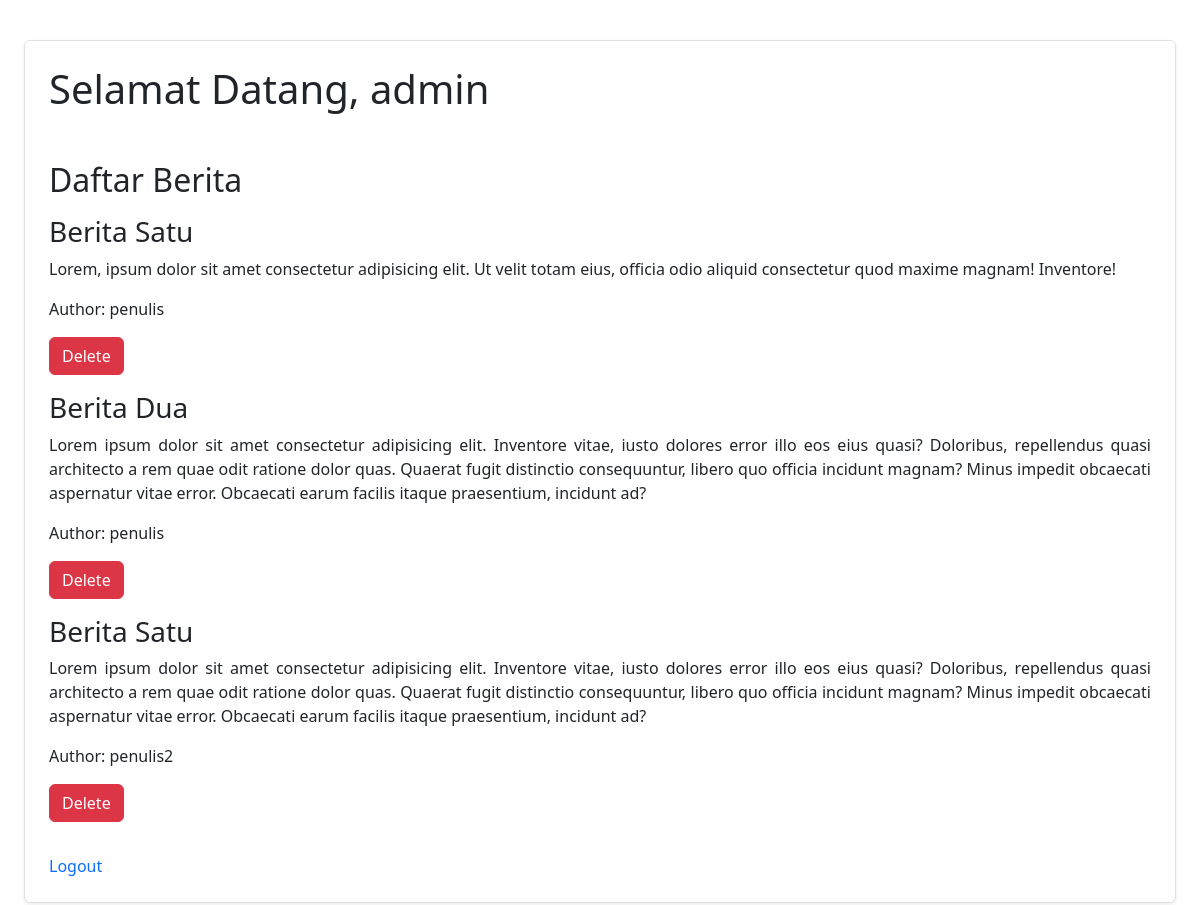
Page /index.php (signed in) on the earlier database version.
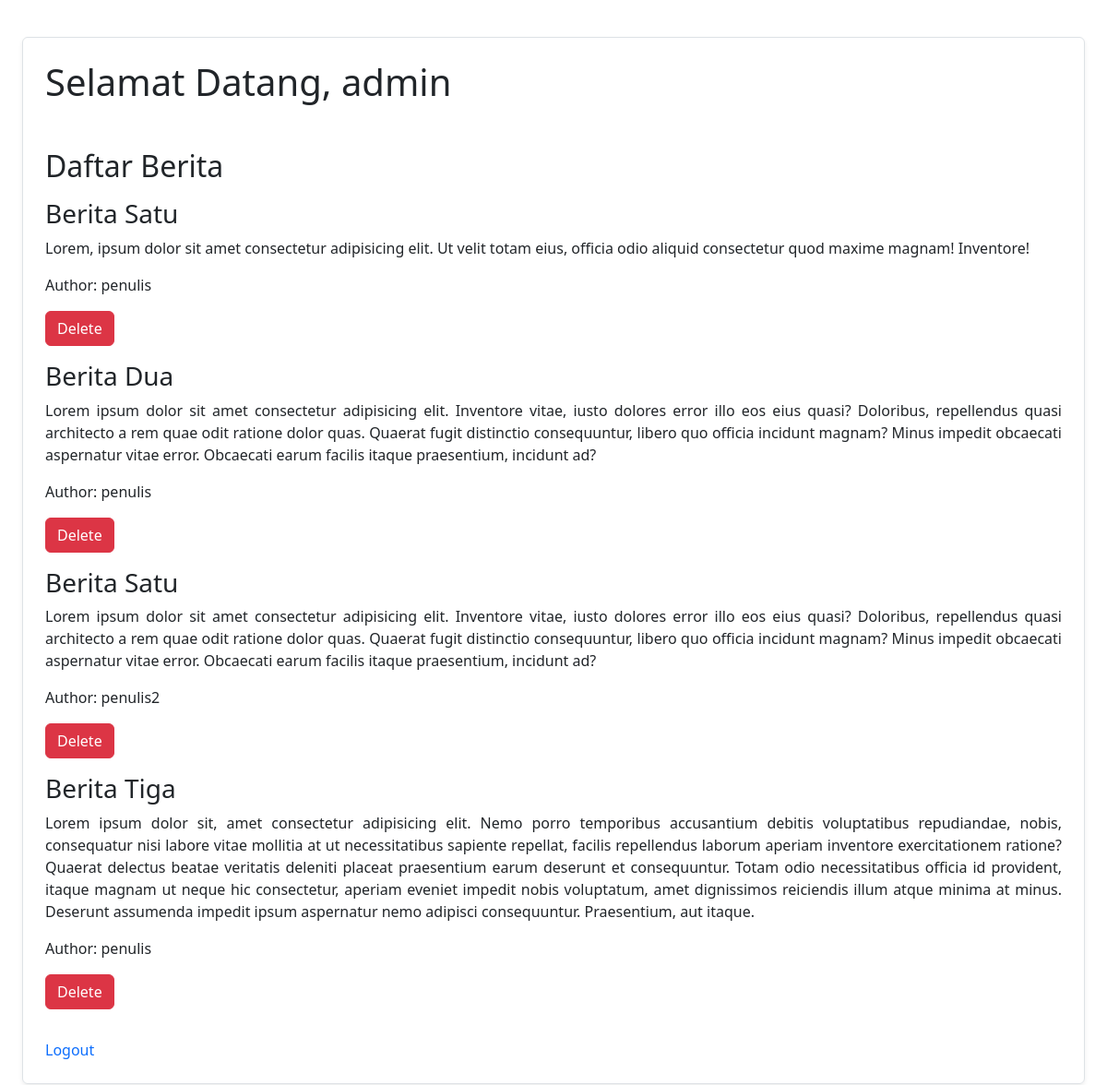
Same page on the later database version.
### tables this page shows
CREATE TABLE `news` (
  `id` int NOT NULL,
  `title` varchar(255) NOT NULL,
  `content` text NOT NULL,
  `author_id` int DEFAULT NULL
);

CREATE TABLE `users` (
  `id` int NOT NULL,
  `username` varchar(50) NOT NULL,
  `password` varchar(255) NOT NULL,
  `role` enum('admin','penulis') NOT NULL
);

### index.php (the view, shortened to what this page needs)
<?php
include 'koneksi.php';
if ($_SESSION['role'] == 'penulis') {
    $author_id = $_SESSION['user_id'];
    $news_query = "SELECT news.id, news.title, news.content, users.username AS author
                   FROM news
                   JOIN users ON news.author_id = users.id
                   WHERE news.author_id = $author_id";
} else {
    $news_query = "SELECT news.id, news.title, news.content, users.username AS author
                   FROM news
                   JOIN users ON news.author_id = users.id";
}
$news_result = $conn->query($news_query);
?>
<!DOCTYPE html>
<html lang="en">
<head>
    <link href="https://cdn.jsdelivr.net/npm/bootstrap@5.3.3/dist/css/bootstrap.min.css" rel="stylesheet">
</head>
<body class="p-4">
    <div class="p-4 border rounded shadow-sm mt-3">
        <h1>Selamat Datang, <?= $_SESSION['username']; ?></h1>
        <h2 class="mt-5 mb-3">Daftar Berita</h2>
        <ul class="list-unstyled">
            <?php while ($news_item = $news_result->fetch_assoc()): ?>
                <li>
                    <h3><?= htmlspecialchars($news_item['title']); ?></h3>
                    <p style="text-align: justify;"><?= nl2br(htmlspecialchars($news_item['content'])); ?></p>
                    <p>Author: <?= htmlspecialchars($news_item['author']); ?></p>
                    <?php if ($_SESSION['role'] == 'admin'): ?>
                        <a href="index.php?delete=<?= $news_item['id']; ?>" class="btn btn-danger mb-3">Delete</a>
                    <?php endif; ?>
                </li>
            <?php endwhile; ?>
        </ul>
        <a href="logout.php" class="text-decoration-none">Logout</a>
    </div>
</body>
</html>

Differences in the rows shown:
added news: title "Berita Tiga", content "Lorem ipsum dolor sit, amet consectetur adipisicing elit. Nemo porro temporibus accusantium debitis voluptatibus repudiandae, nobis, consequatur nisi labore vitae mollitia at ut necessitatibus sapiente repellat, facilis repellendus laborum aperiam inventore exercitationem ratione? Quaerat delectus beatae veritatis deleniti placeat praesentium earum deserunt et consequuntur. Totam odio necessitatibus officia id provident, itaque magnam ut neque hic consectetur, aperiam eveniet impedit nobis voluptatum, amet dignissimos reiciendis illum atque minima at minus. Deserunt assumenda impedit ipsum aspernatur nemo adipisci consequuntur. Praesentium, aut itaque.", author.username "penulis"
